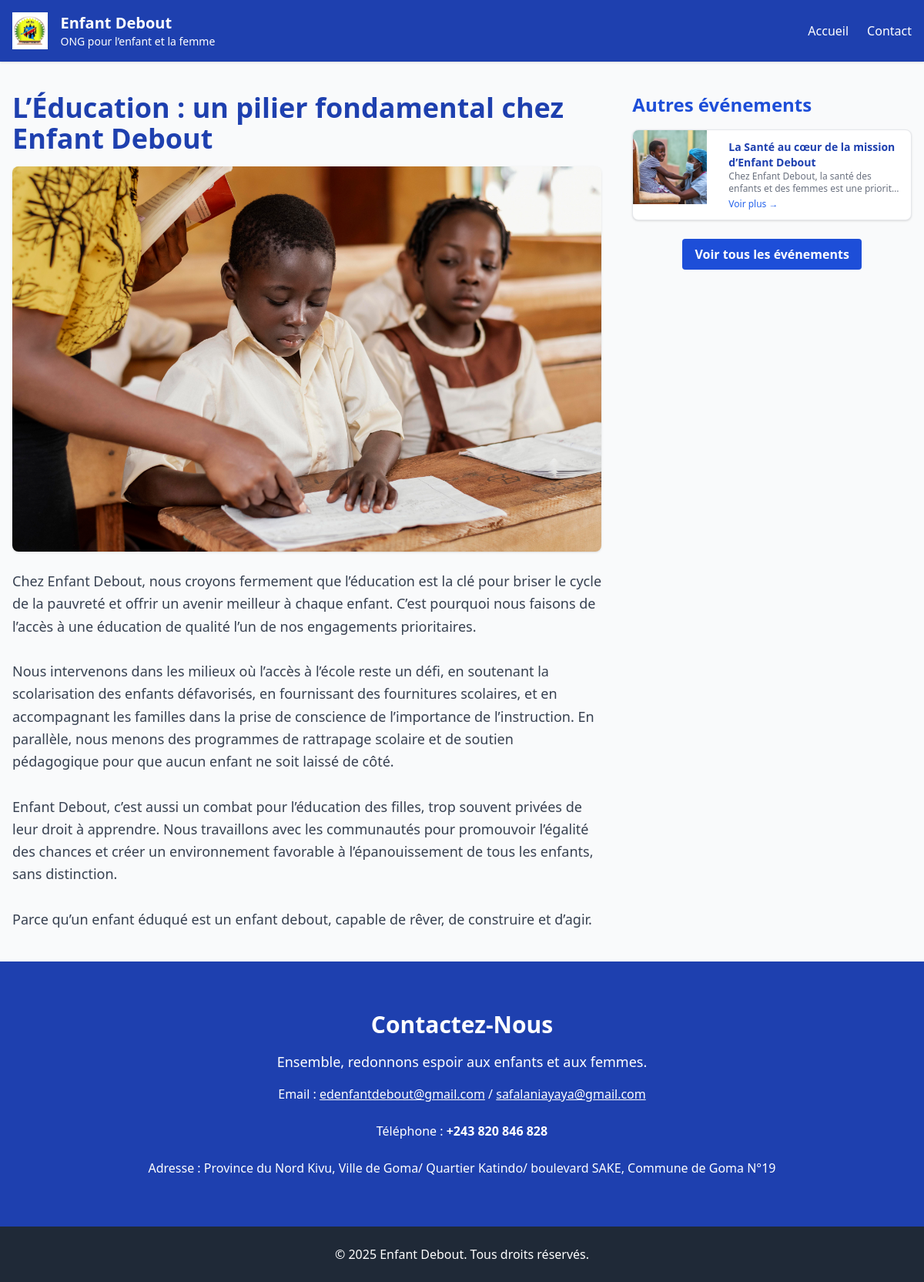
/Frontend/Pages/evenement.php?id=19, run on an earlier commit of the app's database.
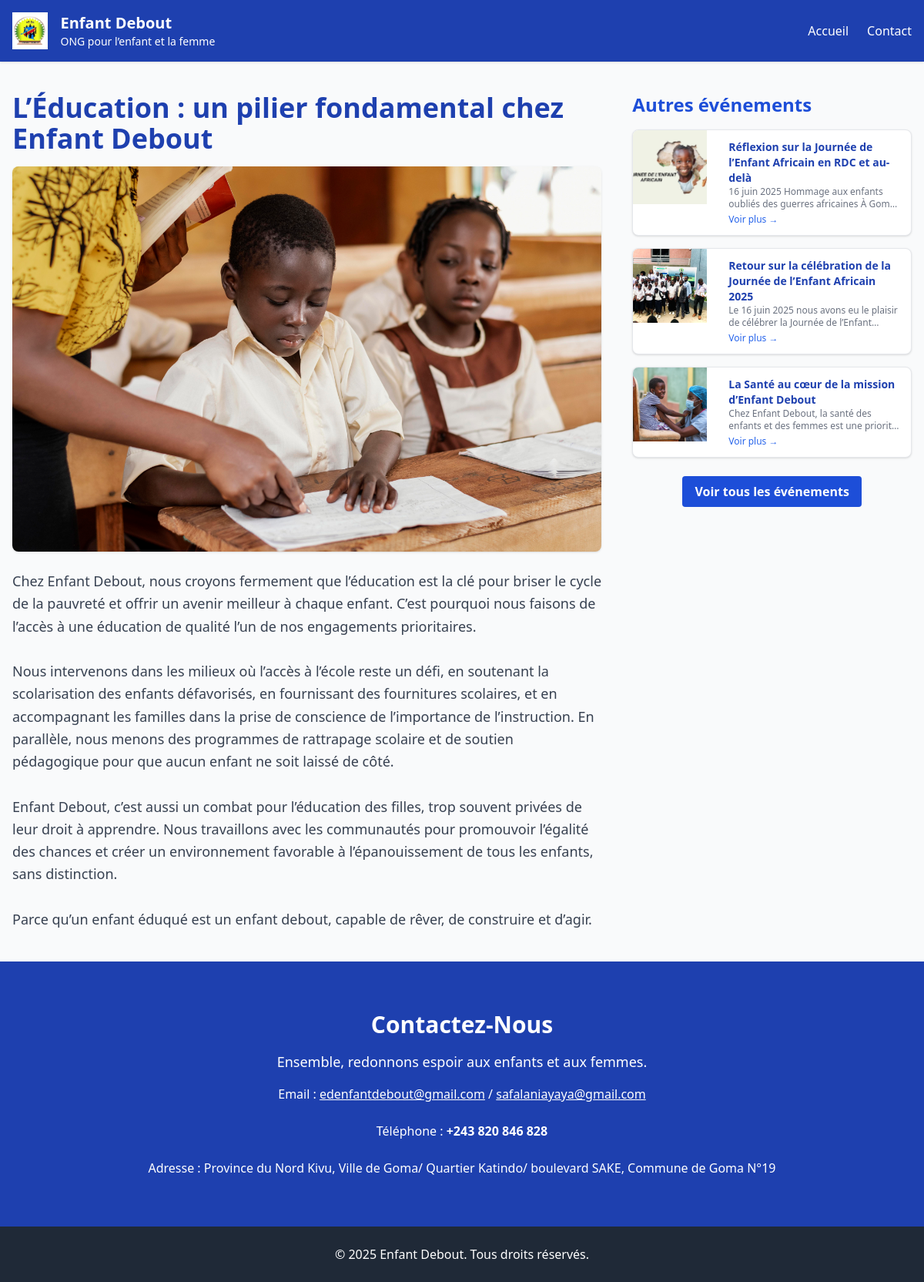
And on a later commit of the database.
### tables this page shows
CREATE TABLE `activities` (
  `id` int(11) NOT NULL,
  `title` varchar(1000) NOT NULL,
  `description` text NOT NULL,
  `image` varchar(255) NOT NULL,
  `date` date NOT NULL DEFAULT current_timestamp()
);

### Backend/request_bdd.php (called while the page is built, shortened)
<?php
$bdd = connecterBDD();
function getEventById($id)
{
    global $bdd;
    try {
        $stmt = $bdd->prepare("SELECT * FROM activities WHERE id = ?");
        $stmt->execute([$id]);
        return $stmt->fetch(PDO::FETCH_ASSOC);
    } catch (PDOException $e) {
        echo "Erreur lors de la récupération de l'événement : " . $e->getMessage();
        return null;
    }
}
function getOtherEvents($excludeId)
{
    global $bdd;
    try {
        $stmt = $bdd->prepare("SELECT * FROM activities WHERE id != ? ORDER BY date DESC LIMIT 3");
        $stmt->execute([$excludeId]);
        return $stmt->fetchAll(PDO::FETCH_ASSOC);
    } catch (PDOException $e) {
        echo "Erreur lors de la récupération des autres événements : " . $e->getMessage();
        return [];
    }
}
?>

### Frontend/Pages/evenement.php (the view, shortened to what this page needs)
<?php
require_once '../../Backend/request_bdd.php';
$id = $_GET['id'] ?? null;
$evenement = getEventById($id);
$autres = getOtherEvents($id);
?>
<!DOCTYPE html>
<html lang="fr">
<head>
    <script src="https://cdn.tailwindcss.com"></script>
</head>
<body class="bg-gray-50 text-gray-800">
    <header class="bg-blue-800 text-white shadow">
        <div class="max-w-screen-xl mx-auto flex items-center justify-between px-4 py-4">
            <div class="flex items-center space-x-4">
                <img src="../assets/logo.png" alt="Logo Enfant Debout" class="h-12 w-auto">
                <div>
                    <h1 class="text-xl font-bold">Enfant Debout</h1>
                    <p class="text-sm">ONG pour l’enfant et la femme</p>
                </div>
            </div>
            <nav class="hidden md:flex space-x-6">
                <a href="Accueil.php" class="hover:text-blue-200">Accueil</a>
                <a href="#contact" class="hover:text-blue-200">Contact</a>
            </nav>
        </div>
    </header>
    <main class="max-w-screen-xl mx-auto px-4 py-10">
        <div class="grid grid-cols-1 lg:grid-cols-3 gap-10">
            <div class="lg:col-span-2">
                <h1 class="text-3xl md:text-4xl font-bold text-blue-800 mb-4"><?= $evenement['title'] ?></h1>
                <img src="../Admin/uploads/<?= $evenement['image'] ?>" alt="<?= $evenement['title'] ?>"
                    class="w-full rounded-lg shadow mb-6 max-h-[500px] object-cover image-gallery cursor-pointer"
                    onclick="openModal('../Admin/uploads/<?= $evenement['image'] ?>', '<?= htmlspecialchars($evenement['title']) ?>')">
                <p class="text-gray-700 leading-relaxed text-lg"><?= nl2br($evenement['description']) ?></p>
            </div>
            <aside>
                <h2 class="text-2xl font-semibold text-blue-700 mb-4">Autres événements</h2>
                <div class="space-y-4">
                    <?php foreach ($autres as $ev): ?>
                        <div class="bg-white border rounded-lg shadow hover:shadow-md transition overflow-hidden">
                            <a href="evenement.php?id=<?= $ev['id'] ?>" class="flex space-x-4">
                                <img src="../Admin/uploads/<?= $ev['image'] ?>" alt="<?= $ev['title'] ?>"
                                    class="h-24 w-24 object-cover image-gallery cursor-pointer"
                                    onclick="event.preventDefault(); openModal('../Admin/uploads/<?= $ev['image'] ?>', '<?= htmlspecialchars($ev['title']) ?>')">
                                <div class="p-3">
                                    <h3 class="font-semibold text-blue-800 text-sm"><?= $ev['title'] ?></h3>
                                    <p class="text-gray-500 text-xs line-clamp-2"><?= strip_tags($ev['description']) ?></p>
                                    <span class="text-blue-600 text-xs hover:underline block mt-1">Voir plus →</span>
                                </div>
                            </a>
                        </div>
                    <?php endforeach; ?>
                </div>
                <div class="mt-6 text-center">
                    <a href="liste_evenements.php"
                        class="inline-block bg-blue-700 hover:bg-blue-800 text-white font-semibold py-2 px-4 rounded transition">
                        Voir tous les événements
                    </a>
                </div>
            </aside>
        </div>
    </main>
    <section id="contact" class="py-16 bg-blue-800 text-white text-center">
        <div class="container mx-auto px-6">
            <h2 class="text-3xl font-bold mb-4">Contactez-Nous</h2>
            <p class="text-lg mb-4">Ensemble, redonnons espoir aux enfants et aux femmes.</p>
            <p>Email : <span><a href="mailto:edenfantdebout@gmail.com"
                        class="underline">edenfantdebout@gmail.com</a></span> / <span><a
                        href="mailto:safalaniayaya@gmail.com" class="underline">safalaniayaya@gmail.com</a></span>
            </p>
            <br>
            <p>Téléphone : <strong>+243 820 846 828</strong></p>
            <br>
            <p>Adresse : Province du Nord Kivu, Ville de Goma/ Quartier Katindo/ boulevard SAKE, Commune de Goma
                N°19</p>
        </div>
    </section>
    <footer class="bg-gray-800 text-white py-6">
        <div class="container mx-auto text-center">
            <p>&copy; 2025 Enfant Debout. Tous droits réservés.</p>
        </div>
    </footer>
</body>
</html>

### Frontend/Pages/evenement.php (style rules this page uses)
.image-gallery { cursor: pointer; transition: transform 0.3s ease; }

What changed in the data, as far as the page shows it:
added activities: image (picture), title "Réflexion sur la Journée de l’Enfant Africain en RDC et au-delà", description "16 juin 2025 Hommage aux enfants oubliés des guerres africaines À…"
added activities: image (picture), title "Retour sur la célébration de la Journée de l’Enfant Africain 2025", description "Le 16 juin 2025 nous avons eu le plaisir de célébrer la Journée de…"
